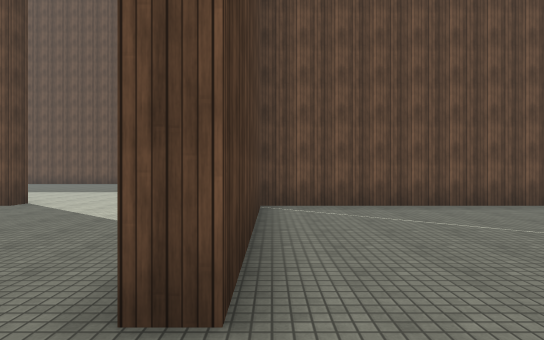
[1] (above)

24 first-person views from a walk through a Unity game level. The camera is 1.5 m above the floor, looks level and sees 80° across. The floor is counted in squares, 2 m on a side. Each view is taken from the middle of a square. On the plan, view 1 faces up. The plan holds only what a view shows up to about 11 squares ahead; the rest is blank. The place goes on beyond the plan. Surface patterns are stand-ins for the level's own textures.

[2]
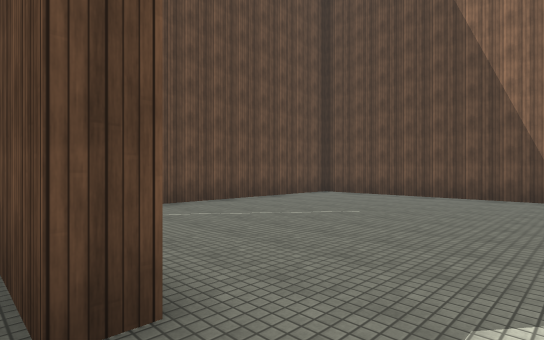

[3]
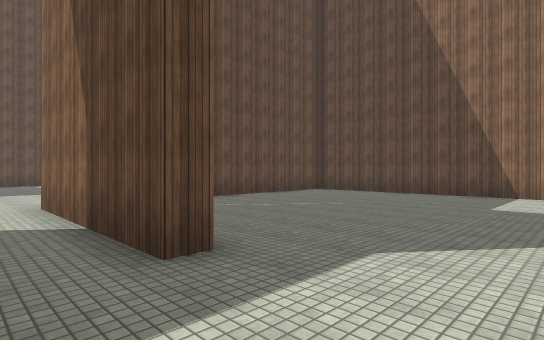

[4]
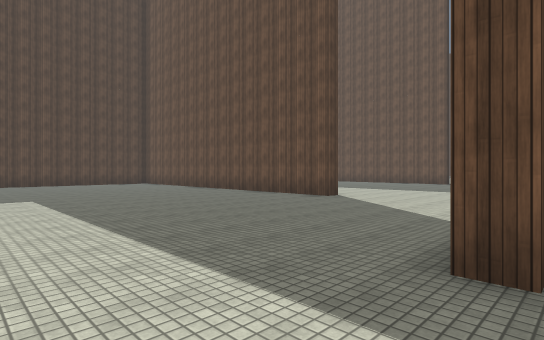

[5]
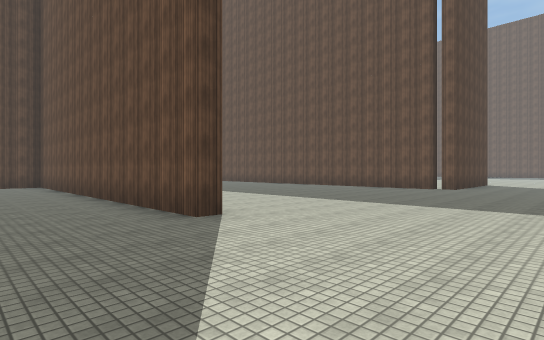

[6]
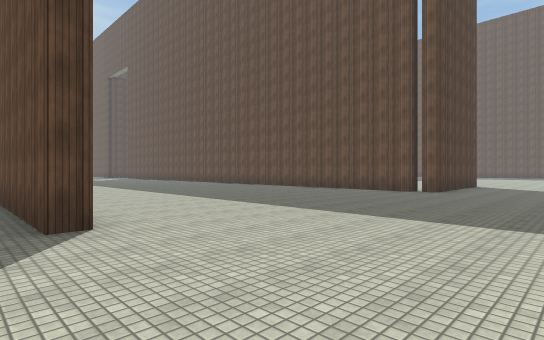

[7]
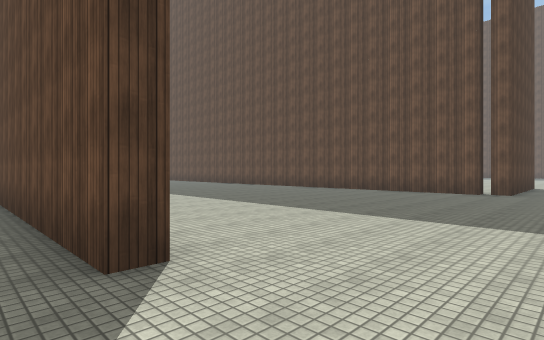

[8]
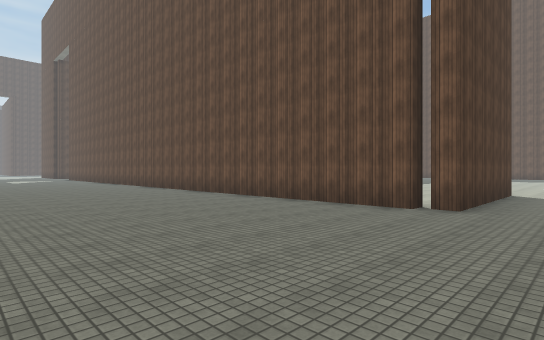

[9]
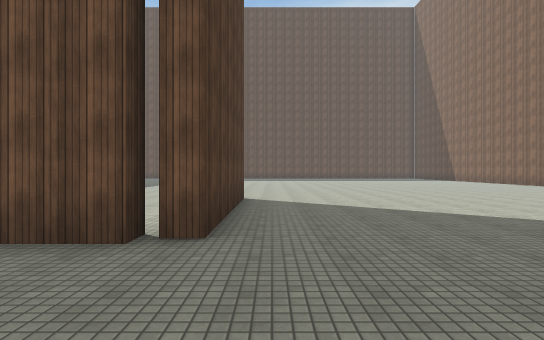

[10]
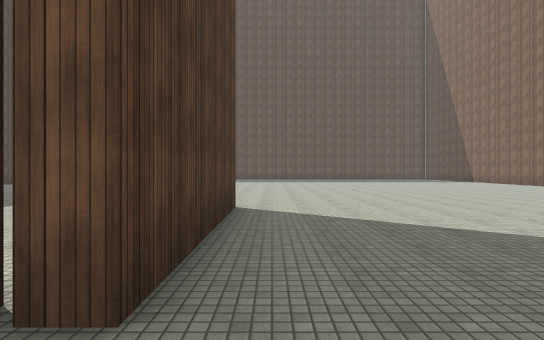

[11]
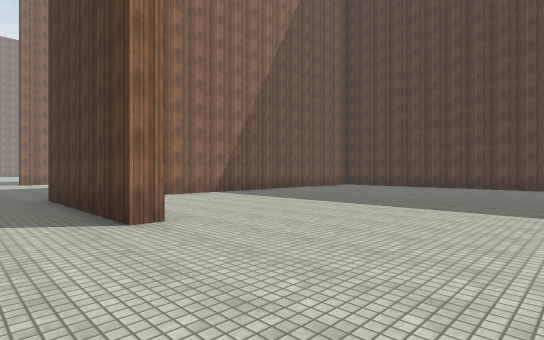

[12]
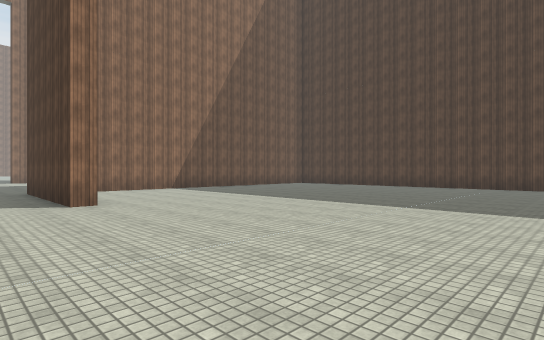

[13]
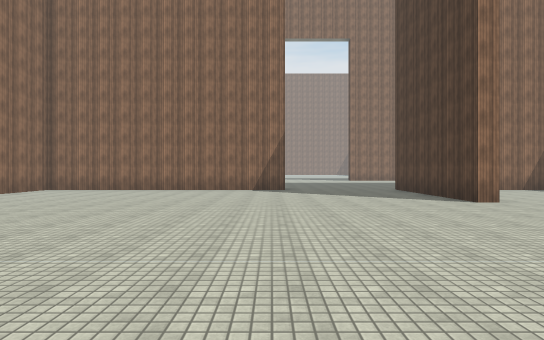

[14]
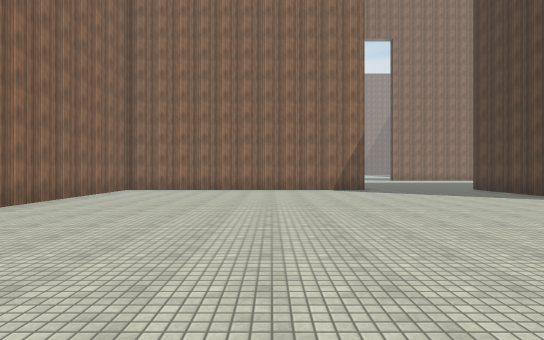

[15]
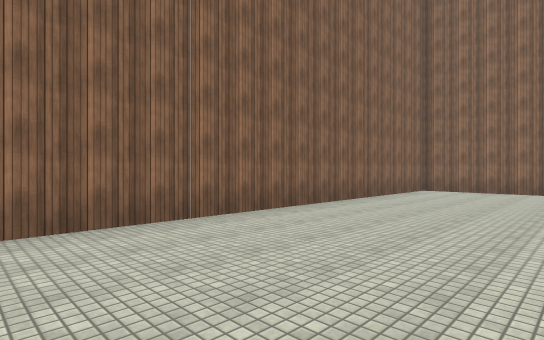

[16]
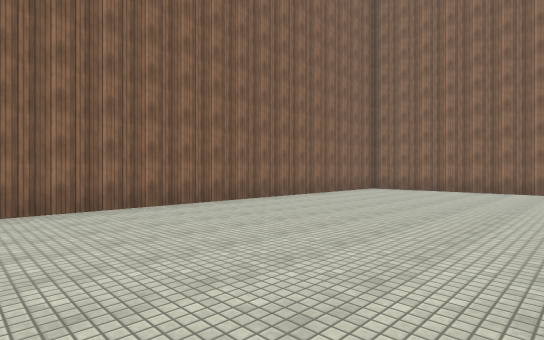

[17]
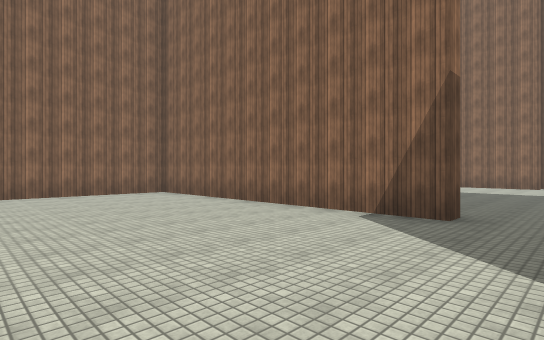

[18]
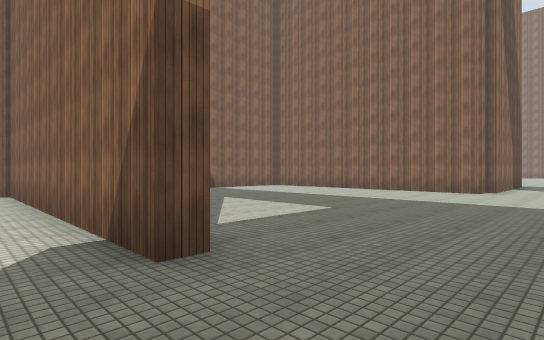

[19]
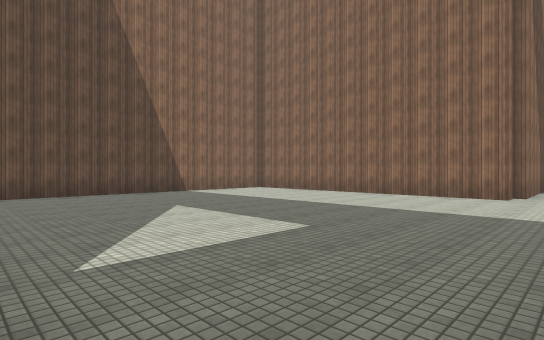

[20]
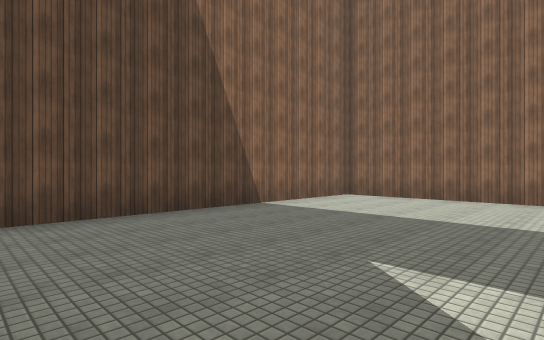

[21]
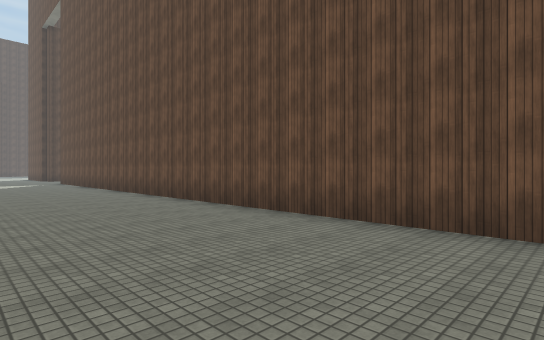

[22]
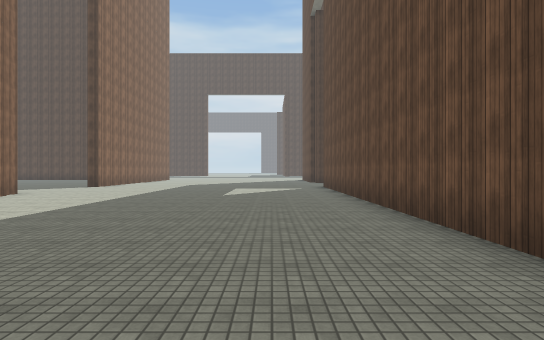

[23]
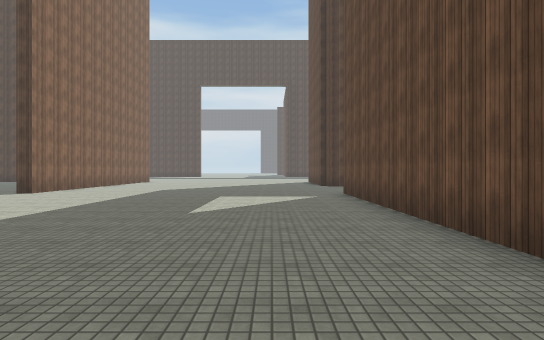

[24]
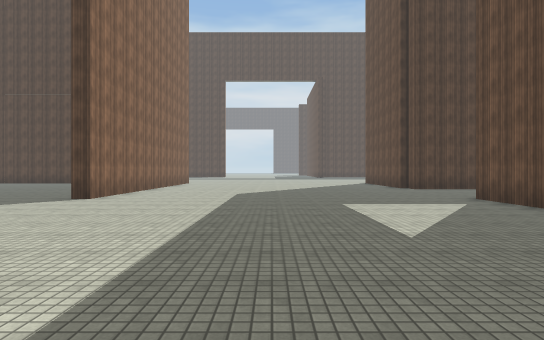

### Floor plan
Points are (right, up) in squares from view 1. A wall is a line through its corners. A room is listed if a view was taken in it or the views show most of it. See-through windows are left out.
Room 1 (views 1, 2, 4)
walls: (8.4, -0.1) (8.4, 6.1); (7.8, 6.8) (-0.5, 6.8); (-0.2, 6.5) (-0.2, 1.5)
ways out: opening at (-0.7, 0) to room 2
Room 2 (views 3, 5, 6, 7, 8, 9, 10, 11, 12, 13, 14, 15, 16, 17, 18, 19, 20, 21, 22, 23, 24)
walls: (-9.4, 17.8) (-7.6, 17.8); (-5.5, 17.9) (-5.5, 17.3) (-30.5, 17.3); (-5.5, 7.4) (-5.5, 6.8) (-13.7, 6.8); (-5.2, 22.5) (-4.7, 22.5) (-4.7, 17.5) (-5.2, 17.5); (-0.5, 17.2) (-0.5, 17.8) (8.4, 17.8) (8.4, 29.6); (-0.5, 6.8) (-0.5, 7.3) (8.4, 7.3) (8.4, 16.1); (-0.2, 1.5) (-0.7, 1.5) (-0.7, 6.6); (-26.1, 7.1) (-25.6, 7.1); (-33, 7.3) (-30.4, 7.3) (-30.4, 6.8)
ways out: opening at (-0.7, 0) to room 1; opening at (-32, 17.7)

Positions as (right, up) in squares from view 1, and headings:
1: (0, 0), facing up
2: (-1, 0), facing up-right
3: (-2, -1), facing up-right
4: (0, -1), facing up-left
5: (-1, 4), facing up-left
6: (-1, 6), facing up-left
7: (-3, 6), facing up-left
8: (-3, 11), facing up-left
9: (-4, 14), facing up
10: (-4, 16), facing up
11: (-3, 27), facing down-left
12: (-3, 30), facing down-left
13: (0, 30), facing down
14: (3, 30), facing down
15: (4, 30), facing down-right
16: (2, 30), facing down-right
17: (-2, 23), facing down-right
18: (-3, 19), facing down-right
19: (-2, 17), facing down-right
20: (3, 16), facing down-right
21: (-10, 13), facing up-left
22: (-16, 15), facing left
23: (-20, 15), facing left
24: (-22, 12), facing left
